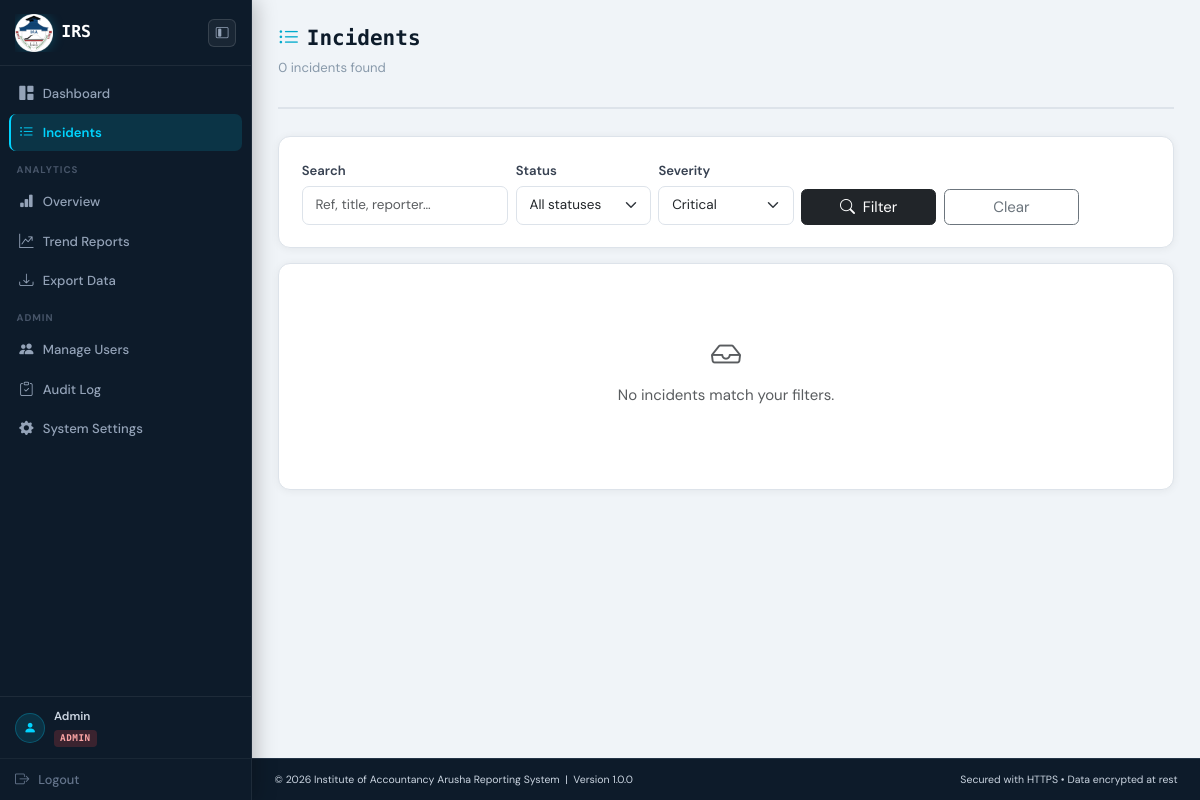
/public/incidents/list.php?severity=Critical (signed in), run on an earlier commit of the app's database.
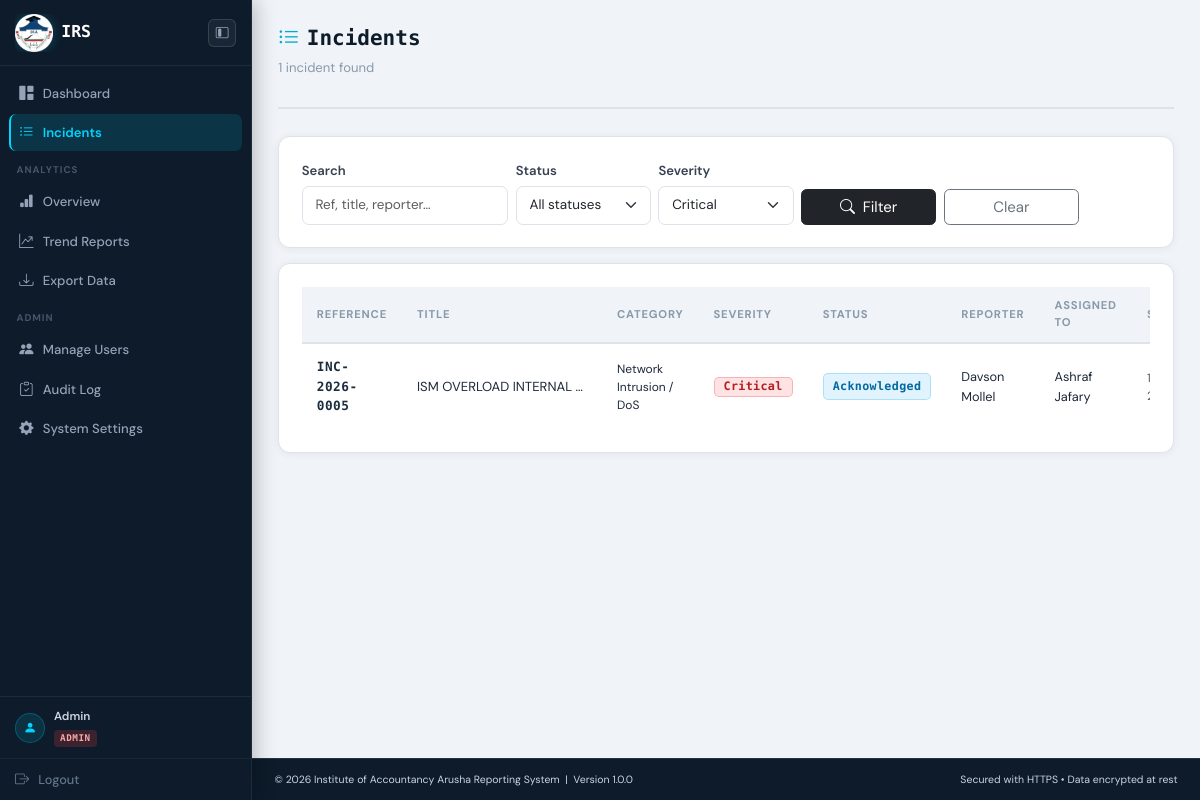
And on a later commit of the database.
### tables this page shows
CREATE TABLE `incidents` (
  `id` int(10) UNSIGNED NOT NULL,
  `reference` varchar(20) NOT NULL,
  `reporter_id` int(10) UNSIGNED NOT NULL,
  `category_id` int(10) UNSIGNED NOT NULL,
  `severity` enum('Low','Medium','High','Critical') NOT NULL,
  `status` enum('New','Acknowledged','In Progress','Resolved','Closed') NOT NULL DEFAULT 'New',
  `title` varchar(255) NOT NULL,
  `description` text NOT NULL,
  `affected_system` varchar(200) DEFAULT NULL,
  `is_ongoing` tinyint(1) NOT NULL DEFAULT 0,
  `incident_time` datetime NOT NULL,
  `assigned_to` int(10) UNSIGNED DEFAULT NULL,
  `sla_deadline` datetime DEFAULT NULL,
  `resolved_at` datetime DEFAULT NULL,
  `closed_at` datetime DEFAULT NULL,
  `created_at` datetime NOT NULL DEFAULT current_timestamp(),
  `updated_at` datetime NOT NULL DEFAULT current_timestamp() ON UPDATE current_timestamp()
);

CREATE TABLE `categories` (
  `id` int(10) UNSIGNED NOT NULL,
  `name` varchar(100) NOT NULL,
  `description` text DEFAULT NULL,
  `is_active` tinyint(1) NOT NULL DEFAULT 1,
  `created_at` datetime NOT NULL DEFAULT current_timestamp()
);

CREATE TABLE `users` (
  `id` int(10) UNSIGNED NOT NULL,
  `full_name` varchar(150) NOT NULL,
  `email` varchar(200) NOT NULL,
  `password` varchar(255) NOT NULL,
  `role` enum('reporter','officer','admin') NOT NULL DEFAULT 'reporter',
  `department` varchar(150) DEFAULT NULL,
  `phone` varchar(20) DEFAULT NULL,
  `is_active` tinyint(1) NOT NULL DEFAULT 1,
  `created_at` datetime NOT NULL DEFAULT current_timestamp(),
  `updated_at` datetime NOT NULL DEFAULT current_timestamp() ON UPDATE current_timestamp()
);

### includes/functions.php (called while the page is built, shortened)
<?php
function e(?string $str): string
{
    return htmlspecialchars((string)$str, ENT_QUOTES | ENT_SUBSTITUTE, 'UTF-8');
}
function severity_class(string $severity): string
{
    return match ($severity) {
        'Low'      => 'badge-low',
        'Medium'   => 'badge-medium',
        'High'     => 'badge-high',
        'Critical' => 'badge-critical',
        default    => 'badge-low',
    };
}
function status_class(string $status): string
{
    return match ($status) {
        'New'         => 'status-new',
        'Acknowledged'=> 'status-ack',
        'In Progress' => 'status-progress',
        'Resolved'    => 'status-resolved',
        'Closed'      => 'status-closed',
        default       => 'status-new',
    };
}

### public/incidents/list.php (the view, shortened to what the changed rows need)
<?php
require_once __DIR__ . '/../../includes/functions.php';
$pdo = db();
$severity = $_GET['severity'] ?? '';
$page     = max(1, (int)($_GET['page'] ?? 1));
$perPage  = 20;
$offset   = ($page - 1) * $perPage;
$where  = ['1=1'];
$params = [];
if ($severity) { $where[] = 'i.severity = ?'; $params[] = $severity; }
$whereSQL = implode(' AND ', $where);
$countStmt = $pdo->prepare("
    SELECT COUNT(*) FROM incidents i
    JOIN users u ON u.id = i.reporter_id
    WHERE $whereSQL
");
$countStmt->execute($params);
$total = (int)$countStmt->fetchColumn();
$stmt = $pdo->prepare("
    SELECT i.*, c.name AS category_name, u.full_name AS reporter_name,
           a.full_name AS assigned_name
    FROM incidents i
    JOIN categories c ON c.id = i.category_id
    JOIN users u ON u.id = i.reporter_id
    LEFT JOIN users a ON a.id = i.assigned_to
    WHERE $whereSQL
    ORDER BY
        FIELD(i.severity,'Critical','High','Medium','Low'),
        i.created_at DESC
    LIMIT $perPage OFFSET $offset
");
$stmt->execute($params);
$incidents = $stmt->fetchAll();
include __DIR__ . '/../../includes/header.php';
?>
<div class="page-header">
    <div>
        <h1 class="page-title"><i class="bi bi-list-ul me-2 text-cyan"></i>Incidents</h1>
        <p class="page-subtitle"><?= $total ?> incident<?= $total !== 1 ? 's' : '' ?> found</p>
    </div>
</div>
<div class="cirms-card">
    <?php if (empty($incidents)): ?>
    <div class="text-center py-5 text-muted">
        <i class="bi bi-inbox" style="font-size:2rem;"></i>
        <p class="mt-2">No incidents match your filters.</p>
    </div>
    <?php else: ?>
    <div class="table-responsive">
        <table class="cirms-table">
            <thead>
                <tr>
                    <th>Reference</th>
                    <th>Title</th>
                    <th>Category</th>
                    <th>Severity</th>
                    <th>Status</th>
                    <th>Reporter</th>
                    <th>Assigned To</th>
                    <th>Submitted</th>
                </tr>
            </thead>
            <tbody>
            <?php foreach ($incidents as $inc):
            ?>
                <tr>
                    <td><span class="ref-number"><?= e($inc['reference']) ?></span></td>
                    <td style="max-width:200px;">
                        <span class="d-block text-truncate" title="<?= e($inc['title']) ?>">
                            <?= e($inc['title']) ?>
                        </span>
                    </td>
                    <td style="font-size:.8rem;"><?= e($inc['category_name']) ?></td>
                    <td>
                        <span class="badge <?= severity_class($inc['severity']) ?>">
                            <?= e($inc['severity']) ?>
                        </span>
                    </td>
                    <td>
                        <span class="status-badge <?= status_class($inc['status']) ?>">
                            <?= e($inc['status']) ?>
                        </span>
                    </td>
                    <td style="font-size:.85rem;"><?= e($inc['reporter_name']) ?></td>
                    <td style="font-size:.85rem;"><?= e($inc['assigned_name'] ?? '—') ?></td>
                    <td class="text-muted" style="font-size:.8rem;">
                    </td>
                </tr>
            <?php endforeach; ?>
            </tbody>
        </table>
    </div>
    <?php endif; ?>
</div>
<?php include __DIR__ . '/../../includes/footer.php'; ?>

What changed in the data, as far as the page shows it:
added incidents: reference "INC-2026-0005", title "ISM OVERLOAD INTERNAL…", category.name "Network Intrusion / DoS", severity "Critical", status "Acknowledged", reporter.full_name "Davson Mollel", assigned_to.full_name "Ashraf Jafary"
Also different on the page:
$total: "0" → "1"
text no longer shown: "s No incidents match your filters."
text now shown: "REFERENCE TITLE CATEGORY SEVERITY STATUS REPORTER ASSIGNED TO"
